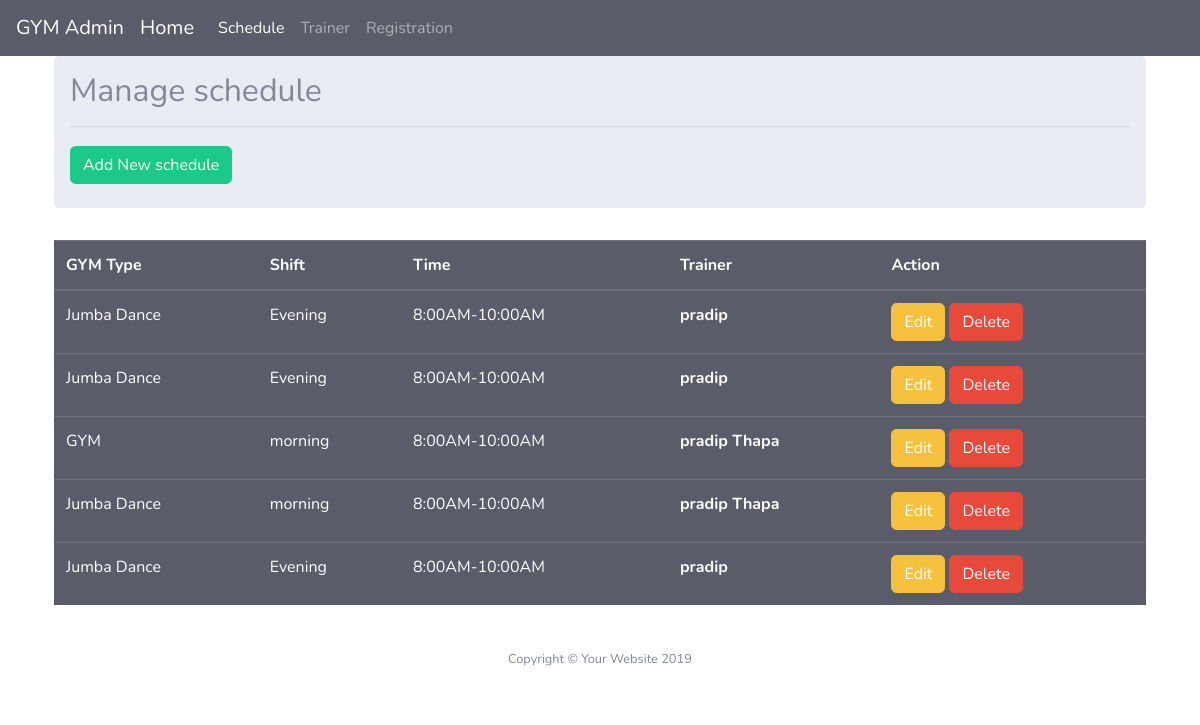
The page /GYM/schedule/ on the database as committed earlier.
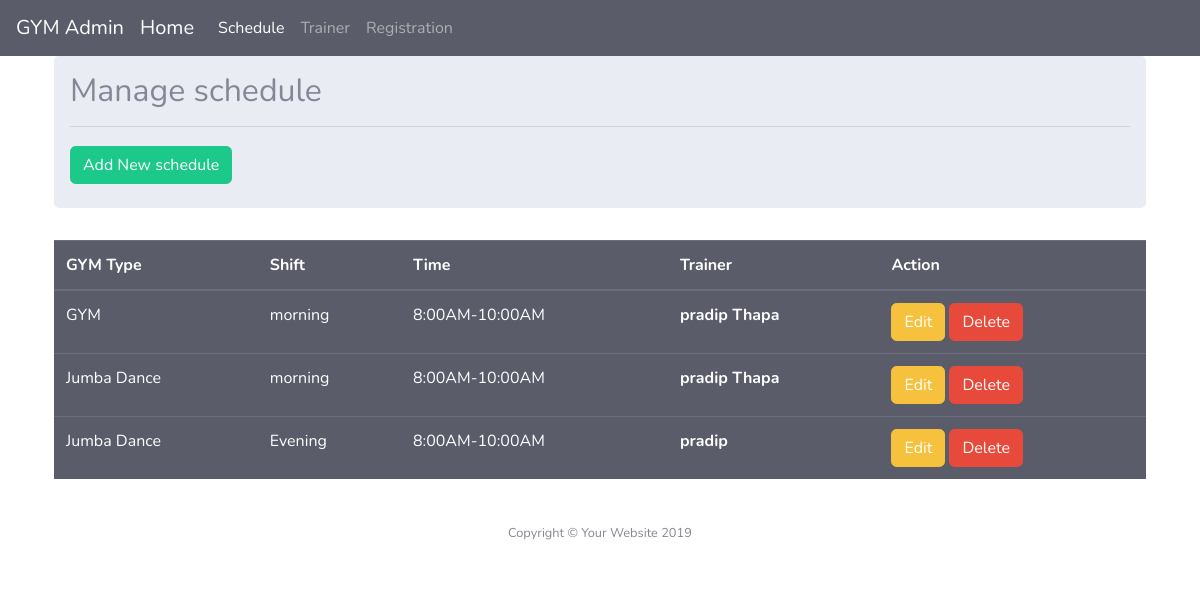
The same page on the database as committed later.
### GYM/models.py (models this page shows, shortened)
class Schedule(models.Model):
    type=models.CharField(max_length=20)
    shift=models.CharField( max_length=50,default='Moring',choices=(('morning','Moring'),('afternoon','Afternoon'),('evening','Evening')))
    time=models.CharField(max_length=20)
    trainer=models.CharField(max_length=20)
    gym = models.ForeignKey(to=GymInfromation,on_delete=CASCADE, null=True, blank=True)

### GYM/views.py (the view)
# urls.py: path('schedule/',views.schedule,name='schedule'),
def schedule(request):
    data=Schedule.objects.all()
    return render(request,'gymadmin/schedule.html',{'datas':data})

### GYM/templates/gymadmin/schedule.html (shortened to what this page needs)
{% extends 'gymadmin/base.html'%}
{% block content %}
    <div class="container">
        <div class="row">
          <div class=" col md-12">
            <div class=" jumbotron p-3">
              <h2>Manage schedule<hr><button type="button" class="btn btn-success  pull-right " data-toggle="modal"
                  data-target="#myModal">Add New schedule</button></h2>
              </div>
              <table class="table table-dark">
                <thead>
                  <tr>
                    <th scope="col">GYM Type</th>
                    <th scope="col">Shift</th>
                    <th scope="col">Time</th>
                    <th scope="col">Trainer</th>
                    <th scope="col">Action</th>
                  </tr>
                </thead>
                <tbody>
                  {% for now in datas %}
                  <tr>
                    <td>{{now.type}}</td>
                    <td>{{now.shift}}</td>
                    <td>{{now.time}}</td>
                    <th>{{now.trainer}}</th>
                    <td>
                      <a href="#" class="btn btn-warning btn-xs" data-toggle="modal"
                        data-target="#modaledit{{now.id}}">Edit</a>
                      <a href="/GYM/delete/{{ now.id }}" class="btn btn-danger btn-xs"
                        onclick="return confirm('Are You Sure For Delete?')">Delete</a>
                    </td>
                  </tr>
                  {% endfor %}
                </tbody>
              </table>
            </div>
          </div>
        </div>
    {% endblock %}

Rows that differ between the two databases and show on the page:
removed Schedule: type "Jumba Dance", shift "Evening", time "8:00AM-10:00AM", trainer "pradip"
removed Schedule: type "Jumba Dance", shift "Evening", time "8:00AM-10:00AM", trainer "pradip"
